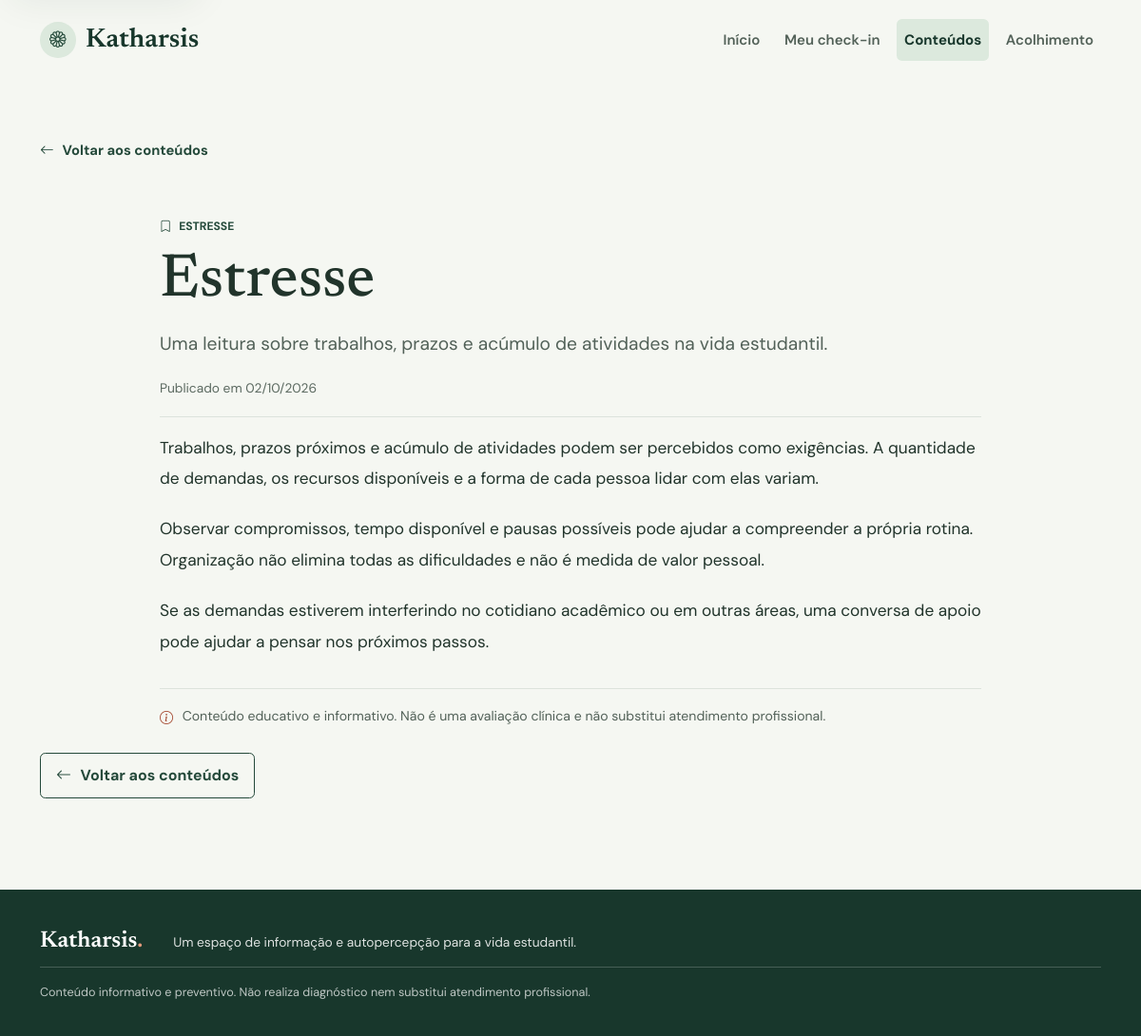
Screenshot of /conteudos/2/ with the database file from the repository.
### conteudos/models.py (models this page shows, shortened)
class Conteudo(models.Model):
	titulo = models.CharField(max_length=200)
	resumo = models.TextField()
	texto = models.TextField()
	categoria = models.ForeignKey(
		Categoria,
		on_delete=models.PROTECT,
		related_name='conteudos',
	)
	data_publicacao = models.DateTimeField(default=timezone.now)
	ativo = models.BooleanField(default=False)
	class Meta:
		ordering = ('titulo',)
		verbose_name = 'conteúdo'
		verbose_name_plural = 'conteúdos'

class Categoria(models.Model):
	nome = models.CharField(max_length=100, unique=True)
	slug = models.SlugField(max_length=120, unique=True)
	descricao = models.TextField(blank=True)
	class Meta:
		ordering = ('nome',)
		verbose_name = 'categoria'
		verbose_name_plural = 'categorias'

### conteudos/views.py (the view)
# urls.py: path('<int:pk>/', views.detalhe, name='detalhe'),
def detalhe(request, pk):
	conteudo = get_object_or_404(
		Conteudo.objects.select_related('categoria'),
		pk=pk,
		ativo=True,
	)
	return render(request, 'conteudos/detalhe.html', {'conteudo': conteudo})

### templates/conteudos/detalhe.html (shortened to what this page needs)
{% extends 'base.html' %}
{% block content %}
<section class="article-page" aria-labelledby="article-title">
  <div class="container site-container">
    <a class="content-back" href="{% url 'conteudos:lista' %}"><i class="bi bi-arrow-left" aria-hidden="true"></i> Voltar aos conteúdos</a>
    <article class="article-detail">
      <p class="article-category"><i class="bi bi-bookmark" aria-hidden="true"></i> {{ conteudo.categoria.nome }}</p>
      <h1 id="article-title">{{ conteudo.titulo }}</h1>
      <p class="article-summary">{{ conteudo.resumo }}</p>
      <p class="article-date">Publicado em <time datetime="{{ conteudo.data_publicacao|date:'c' }}">{{ conteudo.data_publicacao|date:'d/m/Y' }}</time></p>
      <div class="article-body">{{ conteudo.texto|linebreaks }}</div>
      <p class="article-disclaimer"><i class="bi bi-info-circle" aria-hidden="true"></i> Conteúdo educativo e informativo. Não é uma avaliação clínica e não substitui atendimento profissional.</p>
    </article>
    <a class="btn article-back-button" href="{% url 'conteudos:lista' %}"><i class="bi bi-arrow-left" aria-hidden="true"></i> Voltar aos conteúdos</a>
  </div>
</section>
{% endblock %}

### static/css/estilo.css (style rules this page uses)
:root { color-scheme: light; --color-ink: #21342b; --color-ink-soft: #526158; --color-forest: #24493a; --color-forest-deep: #18372c; --color-paper: #f5f7f2; --color-white: #ffffff; --color-line: #dce3dc; --color-coral: #e39b7d; --color-coral-deep: #a74e36; --color-error-surface: #f7e8e4; --color-sage: #dce9dd; --color-sky: #d9e8e7; --font-body: "DM Sans", "Segoe UI", sans-serif; --font-display: "Newsreader", Georgia, serif; --space-section: 6.25rem; --space-content: 1.5rem; --border-subtle: 1px solid var(--color-line); --radius-control: 0.35rem; --shadow-soft: 0 0.75rem 2.5rem rgba(24, 55, 44, 0.08); }
* { box-sizing: border-box; }
html { scroll-behavior: smooth; scroll-padding-top: 5.5rem; }
body { margin: 0; background: var(--color-paper); color: var(--color-ink); font-family: var(--font-body); font-size: 1rem; line-height: 1.65; }
.site-container { width: min(100% - 3rem, 78rem); }
.content-back { display: inline-flex; min-height: 2.75rem; align-items: center; gap: 0.55rem; padding: 0.35rem 0; color: var(--color-forest); font-size: 0.92rem; font-weight: 700; text-decoration: none; }
.library-page, .article-page { min-height: 70vh; padding: 3.25rem 0 5.5rem; background: var(--color-paper); }
.library-heading h1, .article-detail h1 { margin: 0; color: var(--color-ink); font-family: var(--font-display); font-size: 3.5rem; font-weight: 500; line-height: 1.08; }
.library-category, .article-category { display: flex; align-items: center; gap: 0.5rem; margin: 0 0 0.85rem; color: var(--color-forest); font-size: 0.76rem; font-weight: 700; text-transform: uppercase; }
.library-disclaimer, .article-disclaimer { display: flex; align-items: flex-start; gap: 0.6rem; max-width: 58rem; margin: 1.5rem 0 0; color: var(--color-ink-soft); font-size: 0.88rem; }
.library-disclaimer .bi, .article-disclaimer .bi { flex: 0 0 auto; margin-top: 0.15rem; color: var(--color-coral-deep); }
.article-page { padding-bottom: 6rem; }
.article-detail { max-width: 54rem; margin: 3rem auto 0; }
.article-category { margin-bottom: 0.85rem; }
.article-detail h1 { font-size: 4rem; }
.article-summary { margin: 1rem 0 0; color: var(--color-ink-soft); font-size: 1.2rem; line-height: 1.55; }
.article-date { margin: 1.3rem 0 0; padding-bottom: 1.1rem; border-bottom: var(--border-subtle); color: #5c6a61; font-size: 0.86rem; }
.article-body { padding-top: 1rem; color: var(--color-ink); font-size: 1.08rem; line-height: 1.9; }
.article-body p { margin: 0 0 1.25rem; }
.article-disclaimer { margin-top: 2rem; padding-top: 1.1rem; border-top: var(--border-subtle); }
.article-back-button { display: inline-flex; min-height: 3rem; align-items: center; gap: 0.6rem; margin-top: 1.5rem; padding: 0.7rem 1rem; border: 1px solid var(--color-forest); border-radius: var(--radius-control); color: var(--color-forest); font-weight: 700; }

### rows the page displays
Conteudo: categoria.nome "ESTRESSE", titulo "Estresse", resumo "Uma leitura sobre trabalhos, prazos e acúmulo de atividades na vida estudantil.", data_publicacao "02/10/2026", texto "Trabalhos, prazos próximos e acúmulo de atividades podem ser percebidos como exigências. A quantidade de demandas, os recursos disponíveis e a forma de cada pessoa lidar com elas variam. Observar compromissos, tempo disponível e pausas possíveis pode ajudar a compreender a própria rotina. Organização não elimina todas as dificuldades e não é medida de valor pessoal. Se as demandas estiverem interferindo no cotidiano acadêmico ou em outras áreas, uma conversa de apoio pode ajudar a pensar nos próximos passos."
